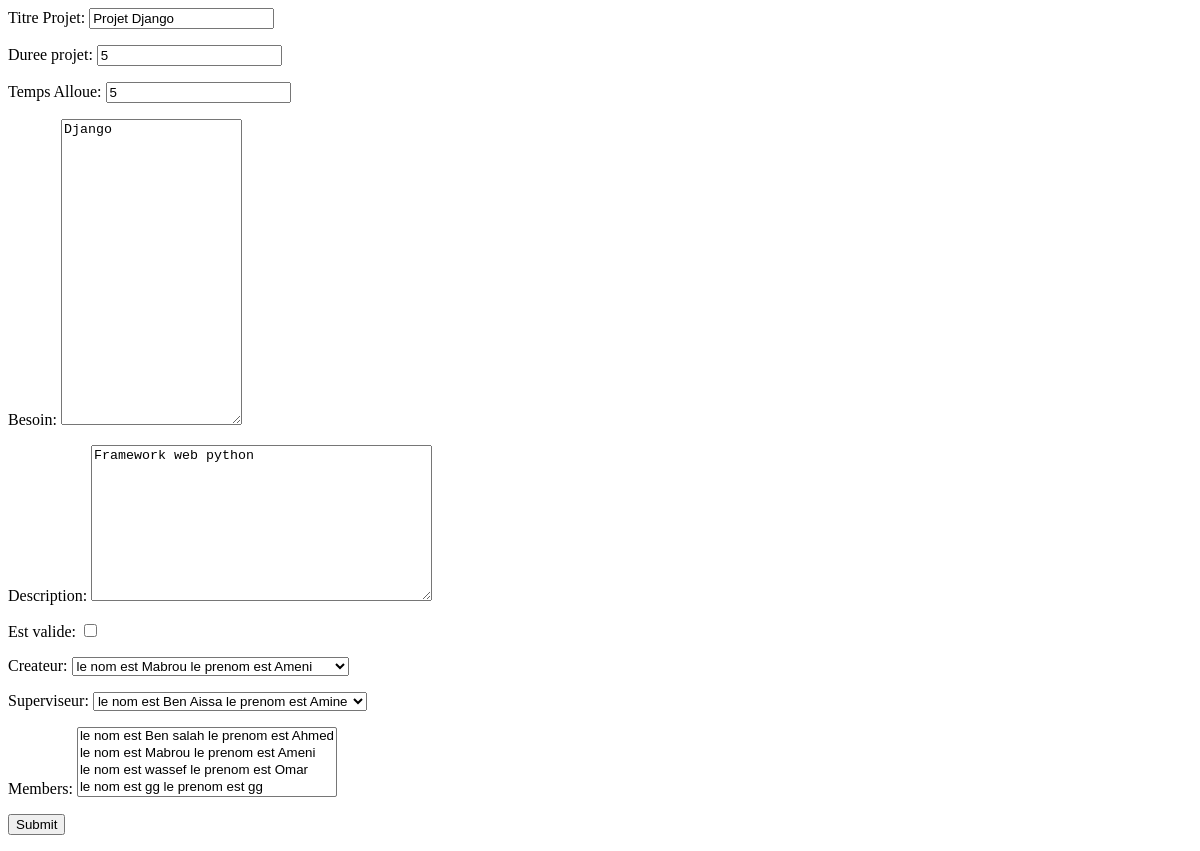
The page /App/Update/1 on the database as committed earlier.
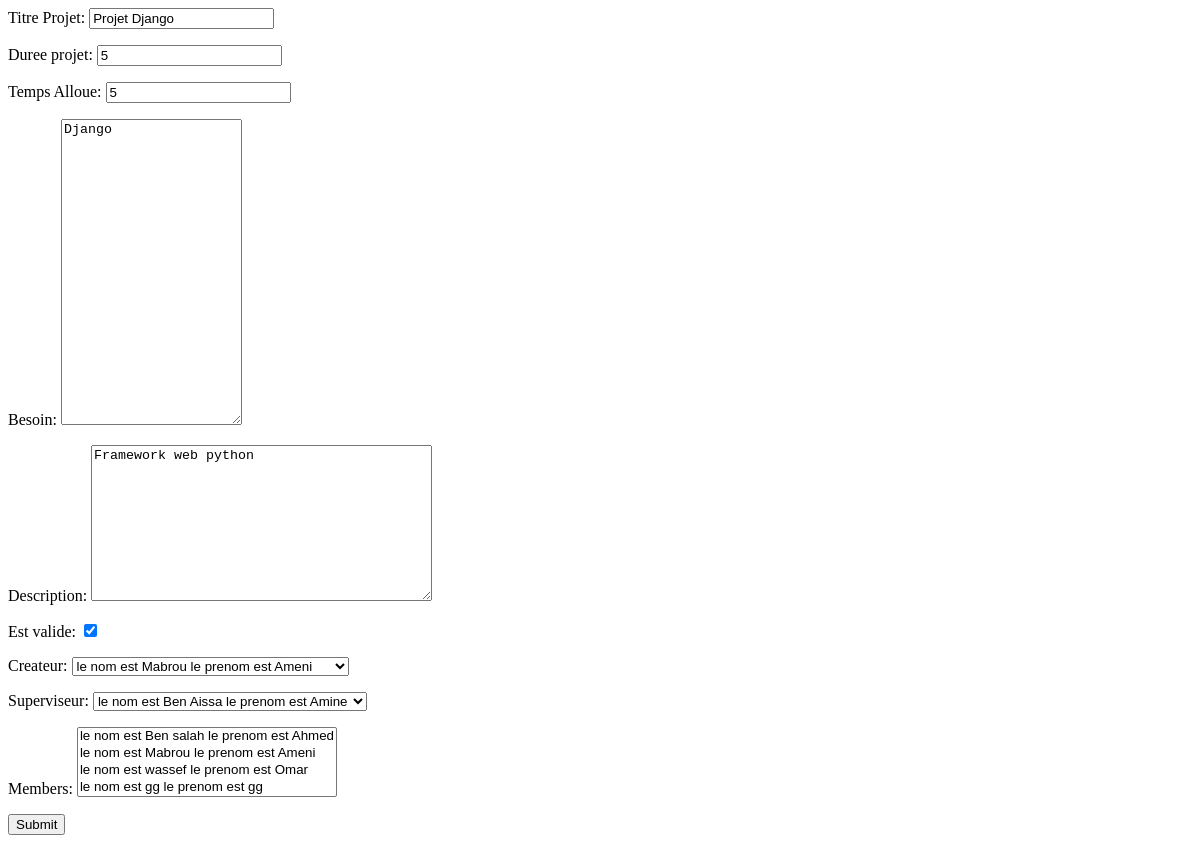
The same page on the database as committed later.
### App/models.py (models this page shows)
class Projet(models.Model):
    nom_projet=models.CharField('Titre Projet',max_length=30)
    duree_projet=models.IntegerField(default=0)
    temps_alloue_par_projet=models.IntegerField(
        'Temps Alloue',
        validators=[MinValueValidator(1),
                    MaxValueValidator(10)])
    besoin=models.CharField(max_length=30)
    description=models.TextField(max_length=100)
    est_valide=models.BooleanField(default=False)
    createur=models.OneToOneField(
        Etudiant,
        on_delete=models.CASCADE,
        related_name='project_owner'
    )
    superviseur=models.ForeignKey(
        Coach,
        on_delete=models.SET_NULL,
        null=True,
        related_name='coach_name'
    )
    members=models.ManyToManyField(
        Etudiant,
        through='MemberShipInProject'
    )
    class Meta:
        verbose_name_plural=('Project')

### App/views.py (the view)
# urls.py: path('Update/<int:pk>',Update.as_view(),name='Update')
class Update(UpdateView):
    model=Projet
    form_class=ProjetAdd
    template_name="App/Update.html"

### App/forms.py
class ProjetAdd(forms.ModelForm):
    class Meta:
        model=Projet
        fields=('__all__')
        widgets={'besoin':Textarea(
            attrs={'cols':20,'rows':20}
        )}

### App/models.py (called while the page is built)
    def __str__(self):
        return 'le nom est '+self.nom+' le prenom est '+self.prenom

### Templates/App/Update.html (shortened to what this page needs)
<form action="{% url 'Update' object.id%}" method="post">
    {{form.as_p}}
    <input type="submit" values="Update">
</form>

Rows that differ between the two databases and show on the page:
changed Projet "Projet Django": est_valide "☐" → "☑"
